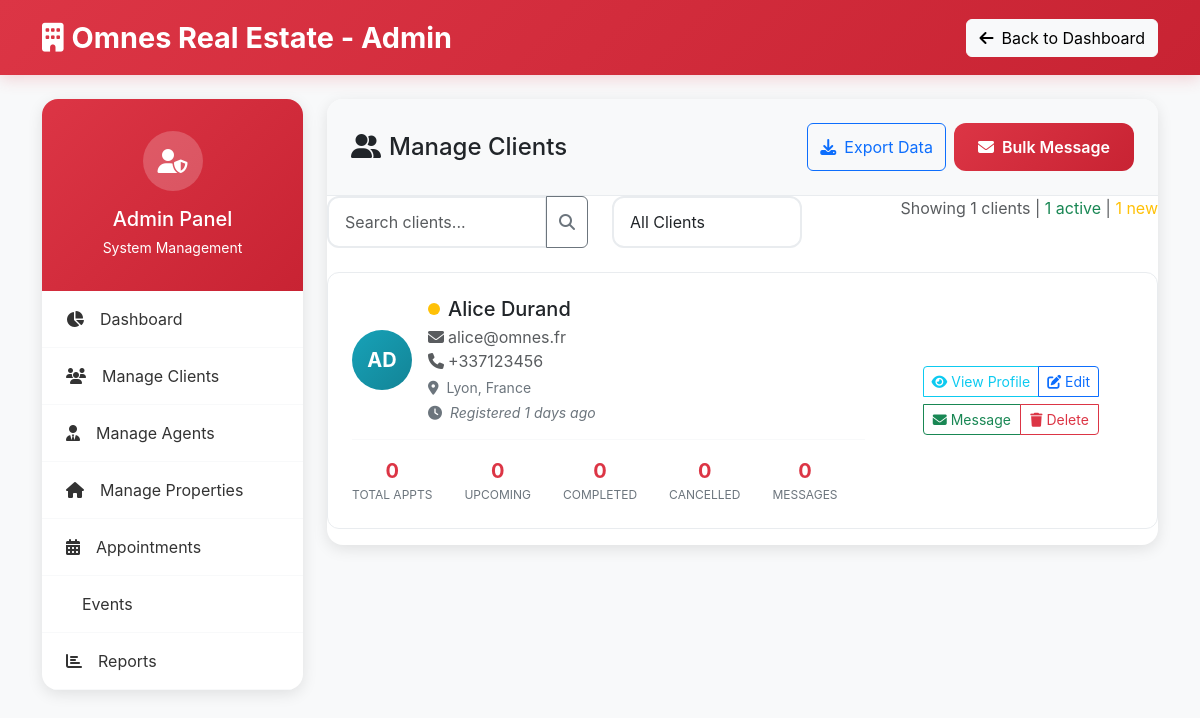
Before: /src/admin/manage_clients.php (signed in) with the older database file.
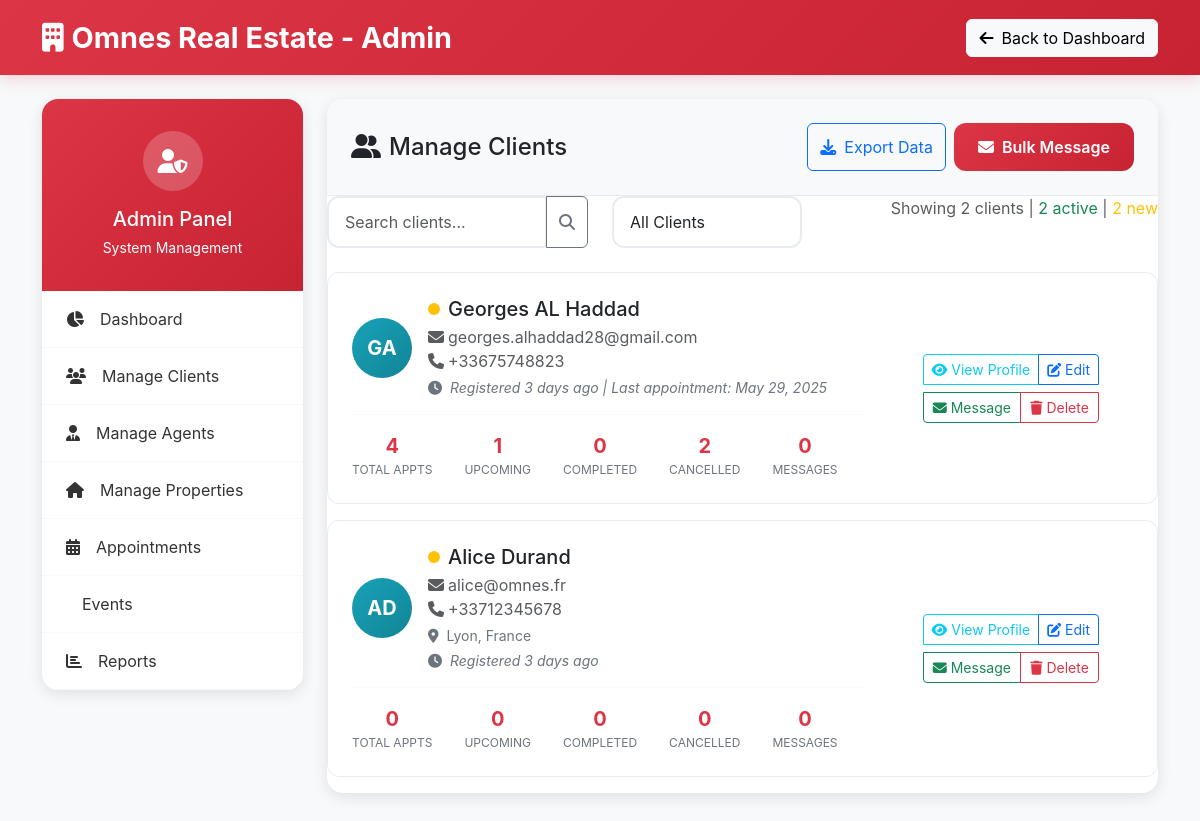
After: the same page with the newer database file.
### tables this page shows
CREATE TABLE clients (
    user_id INT PRIMARY KEY,
    address_line1 VARCHAR(255) NOT NULL DEFAULT '',
    address_line2 VARCHAR(255) DEFAULT NULL,
    city VARCHAR(100) NOT NULL DEFAULT '',
    state VARCHAR(100) NOT NULL DEFAULT '',
    postal_code VARCHAR(20) NOT NULL DEFAULT '',
    country VARCHAR(100) NOT NULL DEFAULT 'France',
    financial_info JSON DEFAULT NULL,
    FOREIGN KEY (user_id) REFERENCES users(id) ON DELETE CASCADE
);

CREATE TABLE users (
    id INT AUTO_INCREMENT PRIMARY KEY,
    first_name VARCHAR(50) NOT NULL,
    last_name VARCHAR(50) NOT NULL,
    email VARCHAR(100) NOT NULL UNIQUE,
    password_hash VARCHAR(255) NOT NULL,
    role ENUM('admin', 'client', 'agent') NOT NULL DEFAULT 'client',
    phone VARCHAR(15) NOT NULL,
    created_at TIMESTAMP DEFAULT CURRENT_TIMESTAMP,
    updated_at TIMESTAMP DEFAULT CURRENT_TIMESTAMP ON UPDATE CURRENT_TIMESTAMP
);

### src/admin/manage_clients.php (the view, shortened to what the changed rows need)
<?php
$database = Database::getInstance();
$db = $database->getConnection();
$clients = [];
try {
    $query = "
        SELECT
            u.*,
            c.address_line1,
            c.address_line2,
            c.city,
            c.state,
            c.postal_code,
            c.country,
            COUNT(DISTINCT a.id) as total_appointments,
            COUNT(DISTINCT CASE WHEN a.status = 'scheduled' AND a.appointment_date >= NOW() THEN a.id END) as upcoming_appointments,
            COUNT(DISTINCT CASE WHEN a.status = 'completed' THEN a.id END) as completed_appointments,
            COUNT(DISTINCT CASE WHEN a.status = 'cancelled' THEN a.id END) as cancelled_appointments,
            COUNT(DISTINCT m.id) as total_messages,
            MAX(a.created_at) as last_appointment_date,
            MAX(m.sent_at) as last_message_date,
            DATEDIFF(NOW(), u.created_at) as days_since_registration
        FROM users u
        LEFT JOIN clients c ON u.id = c.user_id
        LEFT JOIN appointments a ON u.id = a.client_id
        LEFT JOIN messages m ON u.id = m.sender_id
        WHERE u.role = 'client'
        GROUP BY u.id
        ORDER BY u.created_at DESC
    ";
    $stmt = $db->prepare($query);
    $stmt->execute();
    $clients = $stmt->fetchAll(PDO::FETCH_ASSOC);
} catch (Exception $e) {
    error_log("Fetch clients error: " . $e->getMessage());
    $error = 'Error loading clients.';
}
?>
<!DOCTYPE html>
<html lang="en">
<head>
    <link href="https://cdnjs.cloudflare.com/ajax/libs/bootstrap/5.3.0/css/bootstrap.min.css" rel="stylesheet">
    <link href="https://cdnjs.cloudflare.com/ajax/libs/font-awesome/6.4.0/css/all.min.css" rel="stylesheet">
</head>
<body>
    <div class="container mt-4">
        <div class="row">
            <div class="col-lg-9">
                <div class="content-card">
                    <div class="content-card-header">
                        <div class="d-flex justify-content-between align-items-center">
                            <h1 class="h4 mb-0">
                                <i class="fas fa-user-friends me-2"></i>Manage Clients
                            </h1>
                        </div>
                    </div>
                    <div class="card-body">
                        <div class="row mb-4">
                            <div class="col-md-5 text-end">
                                <span class="text-muted">
                                    Showing <?= count($clients) ?> clients
                                    <?php
                                    $active_clients = count(array_filter($clients, fn($c) => $c['upcoming_appointments'] > 0 || $c['days_since_registration'] <= 30));
                                    $new_clients = count(array_filter($clients, fn($c) => $c['days_since_registration'] <= 7));
                                    ?>
                                    | <span class="text-success"><?= $active_clients ?> active</span>
                                    | <span class="text-warning"><?= $new_clients ?> new</span>
                                </span>
                            </div>
                        </div>
                        <?php if (empty($clients)): ?>
                            <div class="text-center py-5">
                                <i class="fas fa-user-friends fa-3x text-muted mb-3"></i>
                                <p class="text-muted">No clients found.</p>
                            </div>
                        <?php else: ?>
                            <?php foreach ($clients as $client): ?>
                                <div class="client-card">
                                    <div class="row align-items-center">
                                        <div class="col-md-8">
                                            <div class="d-flex align-items-center">
                                                <div class="client-avatar me-3">
                                                    <?= strtoupper(substr($client['first_name'], 0, 1) . substr($client['last_name'], 0, 1)) ?>
                                                </div>
                                                <div>
                                                    <div class="d-flex align-items-center mb-1">
                                                        <?php
                                                        $activity_class = 'activity-inactive';
                                                        if ($client['days_since_registration'] <= 7) {
                                                            $activity_class = 'activity-new';
                                                        } elseif ($client['upcoming_appointments'] > 0 || $client['days_since_registration'] <= 30) {
                                                            $activity_class = 'activity-active';
                                                        }
                                                        ?>
                                                        <span class="activity-indicator <?= $activity_class ?>"></span>
                                                        <h5 class="mb-0"><?= htmlspecialchars($client['first_name'] . ' ' . $client['last_name']) ?></h5>
                                                    </div>
                                                    <p class="text-muted mb-1">
                                                        <i class="fas fa-envelope me-1"></i><?= htmlspecialchars($client['email']) ?>
                                                        <?php if ($client['phone']): ?>
                                                            <br><i class="fas fa-phone me-1"></i><?= htmlspecialchars($client['phone']) ?>
                                                        <?php endif; ?>
                                                    </p>
                                                    <?php if ($client['city']): ?>
                                                        <p class="client-location mb-1">
                                                            <i class="fas fa-map-marker-alt me-1"></i>
                                                            <?= htmlspecialchars(trim($client['city'] . ', ' . $client['country'], ', ')) ?>
                                                        </p>
                                                    <?php endif; ?>
                                                    <p class="last-activity mb-0">
                                                        <i class="fas fa-clock me-1"></i>
                                                        Registered <?= $client['days_since_registration'] ?> days ago
                                                        <?php if ($client['last_appointment_date']): ?>
                                                            | Last appointment: <?= date('M d, Y', strtotime($client['last_appointment_date'])) ?>
                                                        <?php endif; ?>
                                                    </p>
                                                </div>
                                            </div>
                                            <div class="client-stats">
                                                <div class="stat-item">
                                                    <div class="stat-value"><?= $client['total_appointments'] ?></div>
                                                    <div class="stat-label">Total Appts</div>
                                                </div>
                                                <div class="stat-item">
                                                    <div class="stat-value"><?= $client['upcoming_appointments'] ?></div>
                                                    <div class="stat-label">Upcoming</div>
                                                </div>
                                                <div class="stat-item">
                                                    <div class="stat-value"><?= $client['completed_appointments'] ?></div>
                                                    <div class="stat-label">Completed</div>
                                                </div>
                                                <div class="stat-item">
                                                    <div class="stat-value"><?= $client['cancelled_appointments'] ?></div>
                                                    <div class="stat-label">Cancelled</div>
                                                </div>
                                                <div class="stat-item">
                                                    <div class="stat-value"><?= $client['total_messages'] ?></div>
                                                    <div class="stat-label">Messages</div>
                                                </div>
                                            </div>
                                        </div>
                                        <div class="col-md-4 text-end">
                                            <div class="btn-group-vertical d-grid gap-2">
                                                <div class="btn-group">
                                                    <a href="view_client.php?id=<?= $client['id'] ?>" class="btn btn-outline-info btn-sm">
                                                        <i class="fas fa-eye"></i> View Profile
                                                    </a>
                                                    <a href="edit_client.php?id=<?= $client['id'] ?>" class="btn btn-outline-primary btn-sm">
                                                        <i class="fas fa-edit"></i> Edit
                                                    </a>
                                                </div>
                                                <div class="btn-group">
                                                    <button type="button" class="btn btn-outline-success btn-sm"
                                                            onclick="sendMessage(<?= $client['id'] ?>, '<?= htmlspecialchars($client['first_name'] . ' ' . $client['last_name']) ?>')">
                                                        <i class="fas fa-envelope"></i> Message
                                                    </button>
                                                    <button type="button" class="btn btn-outline-danger btn-sm"
                                                            onclick="confirmDelete(<?= $client['id'] ?>, '<?= htmlspecialchars($client['first_name'] . ' ' . $client['last_name']) ?>')">
                                                        <i class="fas fa-trash"></i> Delete
                                                    </button>
                                                </div>
                                            </div>
                                        </div>
                                    </div>
                                </div>
                            <?php endforeach; ?>
                        <?php endif; ?>
                    </div>
                </div>
            </div>
        </div>
    </div>
</body>
</html>

Changed rows visible on the page:
added clients: user_id.last_name "GA", user_id.last_name "Georges AL Haddad", user_id.email "georges.alhaddad28@gmail.com", user_id.phone "+33675748823", days_since_registration "3", last_appointment_date "May 29, 2025", total_appointments "4", upcoming_appointments "1", completed_appointments "0", cancelled_appointments "2", total_messages "0"
changed through a linked row, clients "Lyon, France": user_id.phone "+337123456" → "+33712345678"; days_since_registration "1" → "3"
Other visible differences:
count($clients): "1" → "2"
$active_clients: "1" → "2"
$new_clients: "1" → "2"
